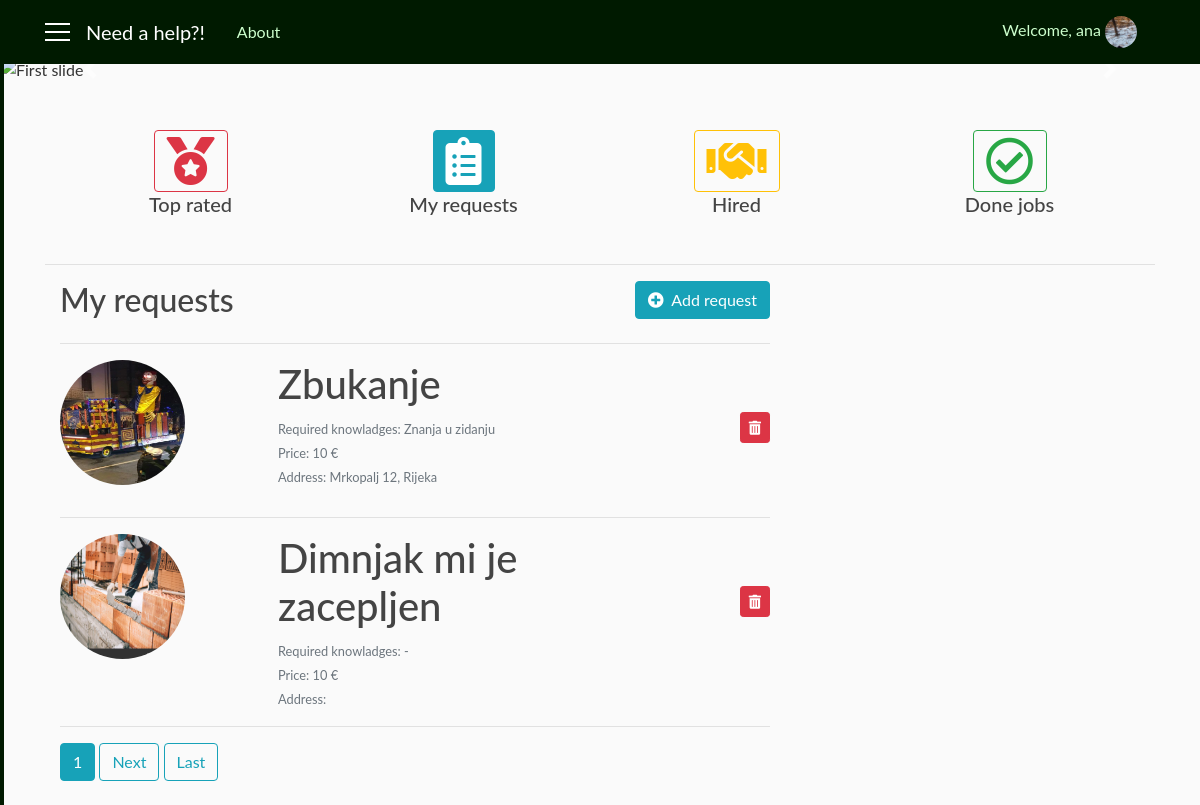
Page /requests_user/2 (signed in) on the earlier database version.
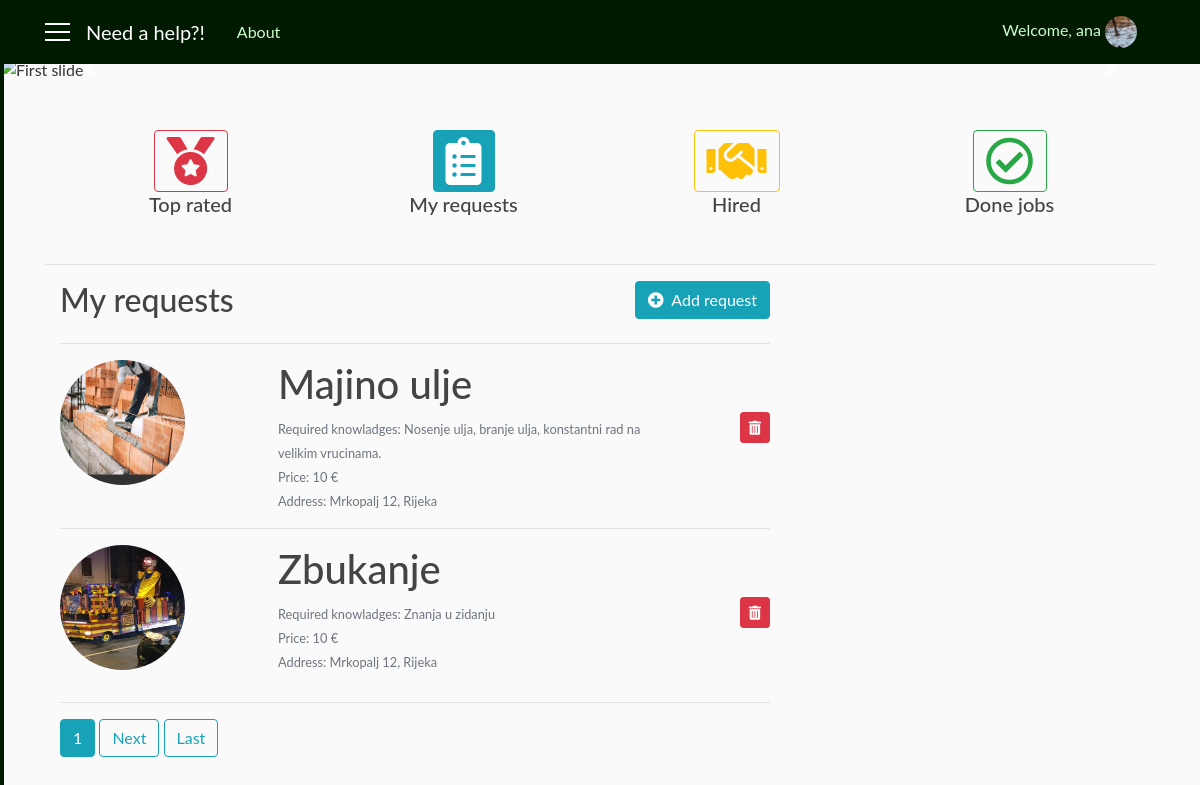
Same page on the later database version.
### user/models.py (models this page shows, shortened)
class Profile(models.Model):
    user = models.OneToOneField(User, on_delete=models.CASCADE)
    gender = models.CharField(max_length=10, choices=GENDER, default='male')
    address = models.CharField(max_length=30, blank=True)
    birth_date = models.DateField(null=True, blank=True)
    phone_number = models.CharField(max_length=100, blank=True)
    costs = models.IntegerField(default=100)
    role = models.CharField(max_length=15, choices=ROLES, default='client')
    profession = models.CharField(max_length=250, choices=PROFESSION, default='Other')
    knowledges = models.TextField(max_length=1000, blank=True)
    photo = models.ImageField(default='default_user.jpg', upload_to='profile_user')

class Requests(models.Model):
    user = models.ForeignKey(User, on_delete=models.CASCADE)
    job_title = models.CharField(max_length=30, blank=True)
    required_knowledges = models.TextField(max_length=1000, default='-')
    price = models.IntegerField(default=10)
    address = models.CharField(max_length=30, blank=True)
    job_description = models.TextField(max_length=1000, blank=True)
    date = models.DateTimeField(auto_now_add=True)
    photo = models.ImageField(default='default_request.jpg', upload_to='requests_user')

### need_a_help_app/views.py (the view)
# urls.py: path('requests_user/<int:pk>', views.RequestsView.as_view(), name='requests_user'),
class RequestsView(LoginRequiredMixin, ListView):
    model = Requests
    template_name = 'user/requests_user.html'
    context_object_name = 'req'
    paginate_by = 2
    def get_queryset(self):
        user = get_object_or_404(User, pk=self.kwargs.get('pk'))
        return Requests.objects.filter(user=user).order_by('-date')

### user/templates/user/requests_user.html (shortened to what this page needs)
{% extends 'need_a_help_app/base.html' %}
{% block app_client %}
    <div id="carouselExampleIndicators" class="carousel slide" data-ride="carousel">
      <ol class="carousel-indicators">
      </ol>
      <div class="carousel-inner">
            <div class="carousel-item active">
                <img class="slide-img" src="https://www.bing.com/th?id=OIP.GdOM_bEhNhmrmAG4XTVTiQHaE8&pid=Api" alt="First slide">
            </div>
      </div>
      <a class="carousel-control-prev" href="#carouselExampleIndicators" role="button" data-slide="prev">
        <span class="carousel-control-prev-icon" aria-hidden="true"></span>
      </a>
      <a class="carousel-control-next" href="#carouselExampleIndicators" role="button" data-slide="next">
        <span class="carousel-control-next-icon" aria-hidden="true"></span>
      </a>
    </div>
    <div class="container">
    <br/>
    <div class="container p-4">
        <div class="row" align="center">
            <div class="col-sm-3">
                <a href="#" class="btn btn-outline-danger"><i class="fas fa-medal fa-3x"></i></a>
            </div>
            <div class="col-sm-3">
                <a href="{% url 'requests_user' user.id %}" class="btn btn-info"><i class="fas fa-clipboard-list fa-3x"></i></a>
            </div>
            <div class="col-sm-3">
                <a href="#" class="btn btn-outline-warning"><i class="fas fa-handshake fa-3x"></i></a>
            </div>
            <div class="col-sm-3">
                <a href="#" class="btn btn-outline-success"><i class="far fa-check-circle fa-3x"></i></a>
            </div>
        </div>
        <div class="row" align="center">
            <div class="col-sm-3">
                <h5>Top rated</h5>
            </div>
            <div class="col-sm-3">
                <h5>My requests</h5>
            </div>
            <div class="col-sm-3">
                <h5>Hired</h5>
            </div>
            <div class="col-sm-3">
                <h5>Done jobs</h5>
            </div>
        </div>
    </div>
    <hr width="100%">
{% endblock %}
{% block content %}
   <div class="row">
    <div class="col-sm-8">
        <h2>My requests</h2>
    </div>
    <div class="col-sm-4" align="right">
        <a class="btn btn-info" href="{% url 'add_request' %}"><i class="fas fa-plus-circle"></i>&nbsp Add request</a>
    </div>
   </div>
   <hr width="100%">
   {% if req %}
       {% for i in req %}
            <div class="row">
                <div class="col-sm-3">
                    <a href="{% url 'request_detail' i.id %}">
                        <img class="rounded-circle account-img" src="{{ i.photo.url }}">
                    </a>
                </div>
                <div class="col-sm-7 pl-5">
                    <h1>{{ i.job_title }}</h1>
                    <small class="text-secondary text-muted">Required knowladges: {{ i.required_knowledges }}</small><br>
                    <small class="text-secondary text-muted">Price: {{ i.price }} €</small><br>
                    <small class="text-secondary text-muted">Address: {{ i.address }}</small><br>
                </div>
                <div class="col-sm-2 pt-5" align="right">
                    <a href="{% url 'request_delete' i.id %}" class="btn btn-danger btn-sm mt-1 mb-1"><i class="fas fa-trash-alt"></i></a>
                </div>
            </div>
            <hr width="100%">
       {% endfor %}
   {% else %}
    <h3 class="text-secondary text-muted" align="center">No results</h3>
   {% endif %}
    {% if is_paginated %}
        {% for i in page_obj.paginator.page_range %}
            {% if page_obj.number == i %}
                <a class="btn btn-info mb-4" href="?page={{ i }}">{{ i }}</a>
            {% elif num > page_obj.number|add:'-3' and num < page_obj.number|add:'3' %}
                <a class="btn btn-outline-info mb-4" href="?page={{ i }}">{{ i }}</a>
            {% endif %}
        {% endfor %}
        {% if page_obj.has_next %}
            <a class="btn btn-outline-info mb-4" href="?page={{ page_obj.next_page_number }}">Next</a>
            <a class="btn btn-outline-info mb-4" href="?page={{ page_obj.paginator.num_pages }}">Last</a>
        {% endif %}
    {% endif %}
{% endblock %}

### need_a_help_app/templates/need_a_help_app/base.html (shortened to what this page needs)
{% load static %}
<!DOCTYPE html>
<html>
    <head>
        <link rel="stylesheet" href="https://maxcdn.bootstrapcdn.com/bootstrap/4.0.0/css/bootstrap.min.css">
        <link rel="stylesheet" href="https://use.fontawesome.com/releases/v5.7.2/css/all.css">
        <link rel="stylesheet" type="text/css" href="{% static 'need_a_help_app/style.css' %}">
    </head>
    <body>
      <div id="wrapper">
          {% if user.is_authenticated and user.profile.role == 'client' %}
            <div id="sidebar-wrapper">
                <ul class="sidebar-nav">
                    <div class="list-group pt-2">
                      <a class="list-group-item sb" href="{% url 'main' %}">&nbsp; Home</a>
                      <a class="list-group-item sb" href="{% url 'info' user.id %}">&nbsp; My profile</a>
                      <a class="list-group-item sb" href="#">&nbsp; Messages</a>
                      <a class="list-group-item sb" href="{% url 'profile' %}">&nbsp; Settings</a>
                      <a class="list-group-item sb" href="{% url 'favorites' %}">&nbsp; My favourites</a>
                      <a class="list-group-item sb" href="{% url 'logout' %}">&nbsp Logout</a>
                    </div>
                </ul>
            </div>
          {% endif %}
          <header class="site-header">
            <nav class="navbar navbar-expand-md navbar-dark bg-steel fixed-top">
              <div class="container">
                {% if user.is_authenticated %}
                  <a href='#' id='menu-toggle'><div class='menu-icon'></div>
                                  <div class='menu-icon'></div>
                                  <div class='menu-icon'></div></a>
                  <a class="navbar-brand mr-4 ml-3" href="{% url 'main' %}">Need a help?!</a>
                {% else %}
                  <a class="navbar-brand mr-4" href="#">Need a help?!</a>
                {% endif %}
                <div class="collapse navbar-collapse" id="navbarToggle">
                  <div class="navbar-nav mr-auto">
                    <a class="nav-item nav-link" href="{% url 'home' %}">About</a>
                  </div>
                  <div class="navbar-nav">
                    {% if user.is_authenticated %}
                      <span class="nav-item nav-link">Welcome, {{ user.username }} <a href="{% url 'info' user.id %}"><img class="rounded-circle navbar-img" src="{{ user.profile.photo.url }}"></a></span>
                    {% else %}
                      <a class="nav-item nav-link" href="{% url 'login' %}">Login</a>
                      <a class="nav-item nav-link" href="{% url 'register' %}">Register</a>
                    {% endif %}
                  </div>
                </div>
              </div>
            </nav>
          </header>
          <div id="page-content-wrapper">
            {% if user.is_authenticated and user.profile.role == 'client' %}
              {% block app_client %}{% endblock %}
            {% elif user.is_authenticated and user.profile.role == 'repairman' %}
              {% block app_repairman %}{% endblock %}
            {% endif %}
            <main role="main" class="container">
              <div class="row">
                <div class="col-sm-8">
                  {% block content %}{% endblock %}
                </div>
              </div>
            </main>
          </div>
    </div>
    </body>
</html>

### need_a_help_app/static/need_a_help_app/style.css (style rules this page uses)
body { background: #fafafa; color: #333333; margin-top: 56px; font-family: 'Lato'; }
h1, h2, h3, h4, h5, h6 { color: #444444; }
ul { margin: 0; }
.bg-steel { background-color: #001a00; }
.site-header .navbar-nav .nav-link { color: #ccffcc; }
.account-img { height: 125px; width: 125px; margin-right: 20px; margin-bottom: 16px; }
.navbar-img { height: 32px; width: 32px; margin-right: 10px; }
.carousel-inner .slide-img { width: 100%; height:250px; z-index: 1; position: relative; }
.menu-icon { width: 25px; height: 2px; background-color: white; margin: 6px 0; }
.sidebar-nav { padding-left: 0px; color: black; }
#sidebar-wrapper { z-index: 1; position: fixed; width: 0; height: 100%; overflow-y: hidden; background-color: #001a00; border: 2px solid #001a00; }
#page-content-wrapper { width: 100%; position: static; padding: 0; }
.sb { background-color: #001a00; color: #ccffcc; opacity: 0.9; }

Differences in the rows shown:
no longer on this page (row unchanged): Requests: photo (placeholder picture), job_title "Dimnjak mi je zacepljen", required_knowledges "-", price "10"
added Requests: photo (placeholder picture), job_title "Majino ulje", required_knowledges "Nosenje ulja, branje ulja, konstantni rad na velikim vrucinama.", price "10", address "Mrkopalj 12, Rijeka"
